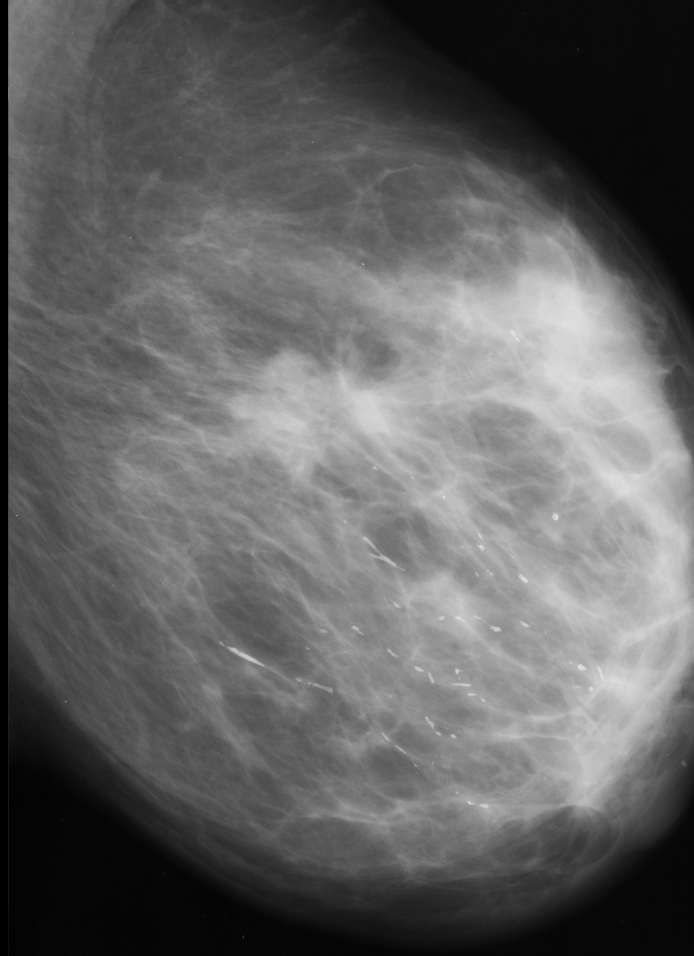
#> input picture envoltoria/mama.png, 694 x 956 px, found by its file name
$ python operadoresMorfologicos.py
#> lines starting #> are read from the running program, lines starting #| are printed output that depends on the picture; after the words box and inside, x2 and y2 are one past the last pixel; in counts of white or black regions, pixels touching at a corner belong together

## Autores: Haziel Albuquerque Netto e Vinicius Zoz

import numpy as np
import cv2
import matplotlib.pyplot as plt

def preprocessarImagem(caminhoImagem):
    """
    Carrega e converte a imagem em escala de cinza.

    Argumentos:
    caminhoImagem: Caminho da imagem a ser pré-processada.

    Retorna:
    img: Imagem pré-processada em escala de cinza.
    """
#> called with caminhoImagem = 'Processamento de Imagem\\mama.png'
    img = cv2.imread(caminhoImagem, cv2.IMREAD_GRAYSCALE)
#> img is the input picture: shape (956, 694); min 0, max 232, mean 98.1
    return img

def desfoqueMediana(img):
    """
    Aplica desfoque mediano na imagem.

    Argumentos:
    img: Imagem de entrada.

    Retorna:
    imgp: Imagem após aplicar desfoque mediano.
    """
    imgp = cv2.medianBlur(img, 3)
    return imgp

def topHatBlackHat(img):
    """
    Aplica operações Top Hat e Black Hat na imagem.

    Argumentos:
    img: Imagem de entrada.

    Retorna:
    imgTratada: Imagem após aplicar as operações.
    topHat: Imagem resultante da operação Top Hat.
    """
    kernel = cv2.getStructuringElement(cv2.MORPH_ELLIPSE, (5, 5))
    topHat = cv2.morphologyEx(img, cv2.MORPH_TOPHAT, kernel)
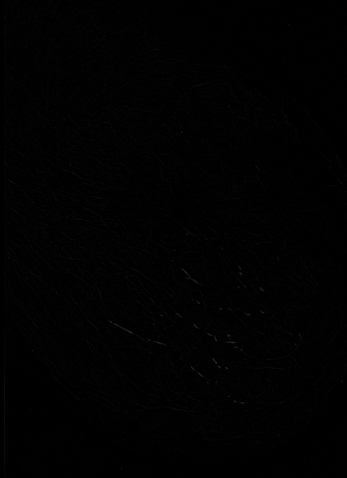
#> topHat: shape (956, 694) (shown at 1/2 size); min 0, max 70, mean 1.2
    erosion = cv2.erode(img, kernel, iterations=2)
    imgTratada = (img + topHat) - erosion
    return imgTratada, topHat

def limiarizacaoMultiplos(topHat):
    """
    Aplica limiarização múltipla na imagem.

    Argumentos:
    topHat: Imagem a ser limiarizada.

    Retorna:
    resultadosTopHat: Lista contendo imagens após a limiarização.
    """
    resultadosTopHat = []
    for limiarTopHat in range(15, 255, 5):
        _, resTopHat = cv2.threshold(topHat, limiarTopHat, 255, cv2.THRESH_BINARY)
        resultadosTopHat.append(resTopHat)
    return resultadosTopHat

def combinarLimiares(resultadosTopHat, imgTratadaBinarizada):
    """
    Combina imagens binarizadas após limiarização.

    Argumentos:
    resultadosTopHat: Lista de imagens binarizadas.
    imgTratadaBinarizada: Imagem binarizada após pós-processamento.

    Retorna:
    combinado: Imagem combinada após a operação.
    """
    combinado = np.zeros_like(imgTratadaBinarizada)
    for resTopHat in resultadosTopHat:
        combinado[(resTopHat == 255) & (imgTratadaBinarizada == 255)] = 255
    return combinado

# [42 lines left out: functions encontrarMaiorContorno, criarMascara, aplicarMascara, not called in this run]

def plotarImagens(imgOriginal, imgProcessada, imgCalcificacoes, valorOtsu):
    """
    Plota as imagens original, processada e com as calcificações detectadas.

    Argumentos:
    imgOriginal: Imagem original.
    imgProcessada: Imagem após processamento.
    imgCalcificacoes: Imagem com as calcificações detectadas.
    """
    fig, axs = plt.subplots(1, 3, figsize=(20, 6), facecolor='gray')

    axs[0].imshow(imgOriginal, cmap='gray')
    axs[0].set_title('Imagem Original')
    axs[0].axis('off')

    axs[1].imshow(imgProcessada, cmap='bone')
    axs[1].set_title('Imagem Processada')
    axs[1].axis('off')

    axs[2].imshow(imgCalcificacoes, cmap='bone')
    axs[2].set_title(f'Calcificações Detectadas (Limiar Otsu = {valorOtsu})')
    axs[2].axis('off')

    fig.suptitle('Análise de Imagens', fontsize=16)
    plt.subplots_adjust(wspace=0.3)

    plt.get_current_fig_manager().window.state('zoomed')

    plt.show()

def main():
    caminhoImagem = "Processamento de Imagem\\mama.png"
    ##caminhoImagem = "Processamento de Imagem\\mama2.png"
    ##caminhoImagem = "Processamento de Imagem\\mama2.jpeg"

    # Pré-processamento
    img = preprocessarImagem(caminhoImagem)
    imgTratada, topHat = topHatBlackHat(img)

    # Detecção de bordas
    otsu, imgTratadaBinarizada = cv2.threshold(topHat, 0, 255, cv2.THRESH_BINARY + cv2.THRESH_OTSU)
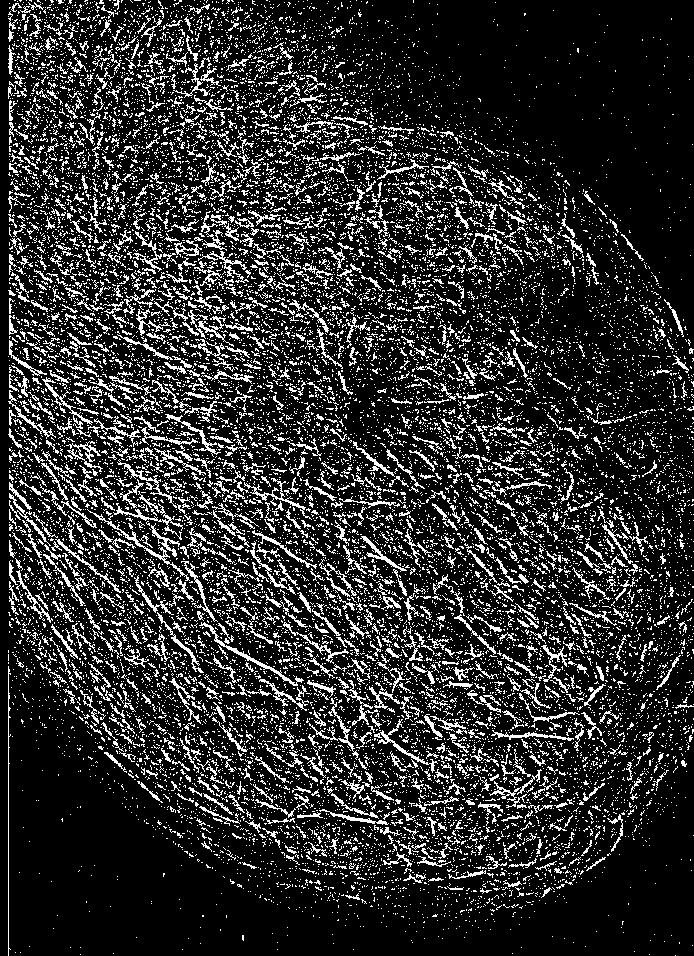
#> imgTratadaBinarizada: shape (956, 694); 17.6% white in thin lines or dots
#> otsu = 2
    if otsu < 15:
        otsu, imgTratadaBinarizada = cv2.threshold(topHat, 15, 255, cv2.THRESH_BINARY)
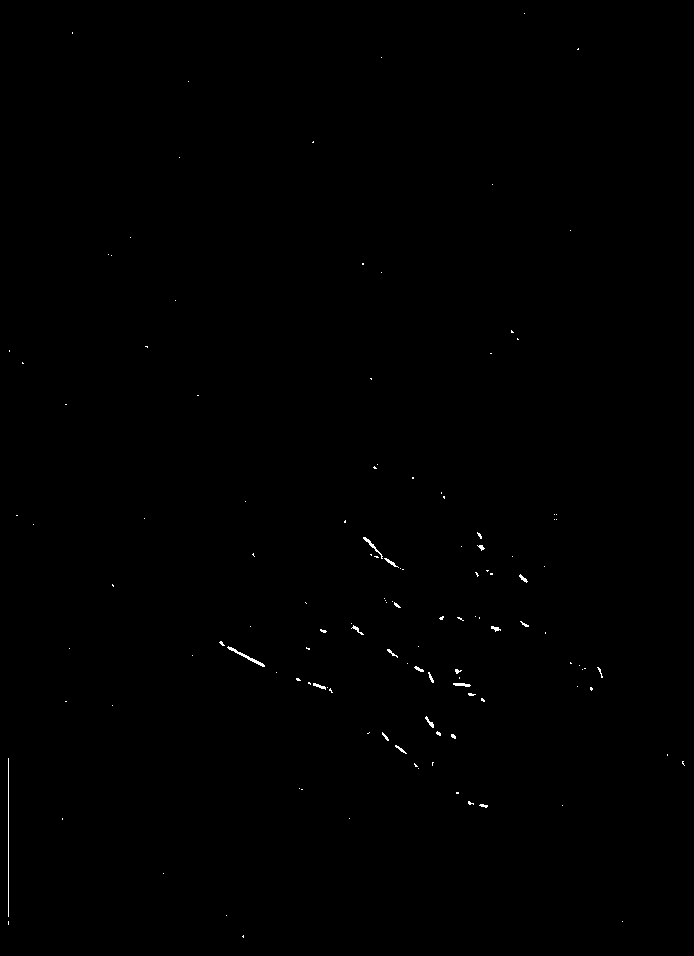
#> imgTratadaBinarizada: shape (956, 694); 0.19% white in thin lines or dots

    # Limiarização com múltiplos limiares
    resultadosLimiarizacao = limiarizacaoMultiplos(imgTratada)
#> the loop in limiarizacaoMultiplos, `for limiarTopHat in range(15, 255, 5):` made 48 passes
#> pass 1, in limiarizacaoMultiplos, `_, resTopHat = cv2.threshold(topHat, limiarTopHat, 255, cv2.THRESH_BIN..`:
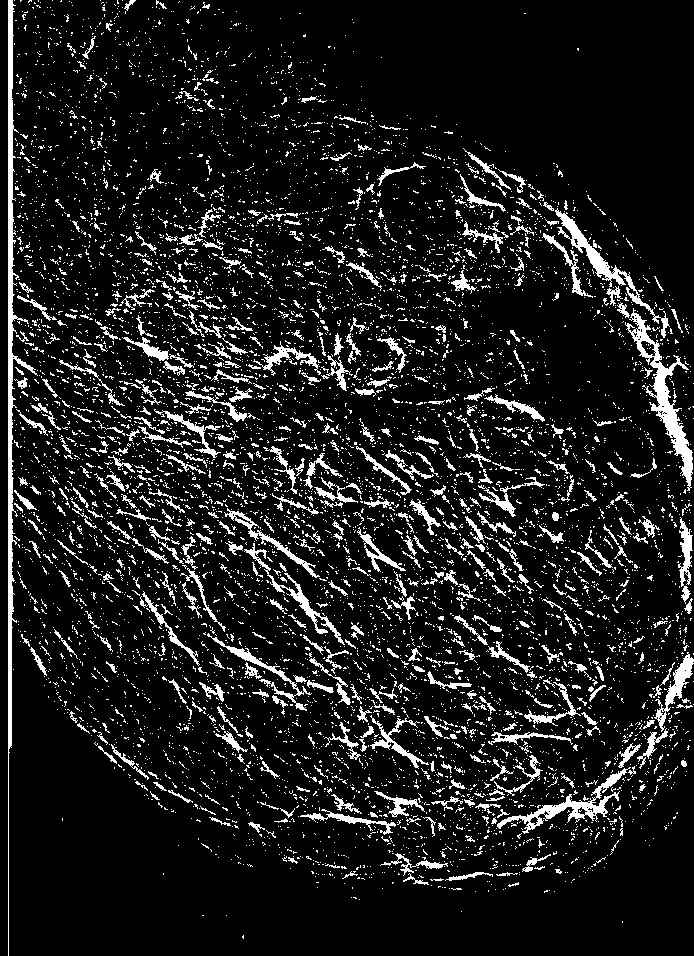
#> resTopHat: shape (956, 694); 10.9% white; 7720 white regions (7155 under 20 px), largest, box (x1, y1, x2, y2) and area: (8, 0, 38, 956) 3991, (625, 308, 693, 491) 2416, (497, 767, 631, 834) 1477
#> pass 2, in limiarizacaoMultiplos, `_, resTopHat = cv2.threshold(topHat, limiarTopHat, 255, cv2.THRESH_BIN..`:
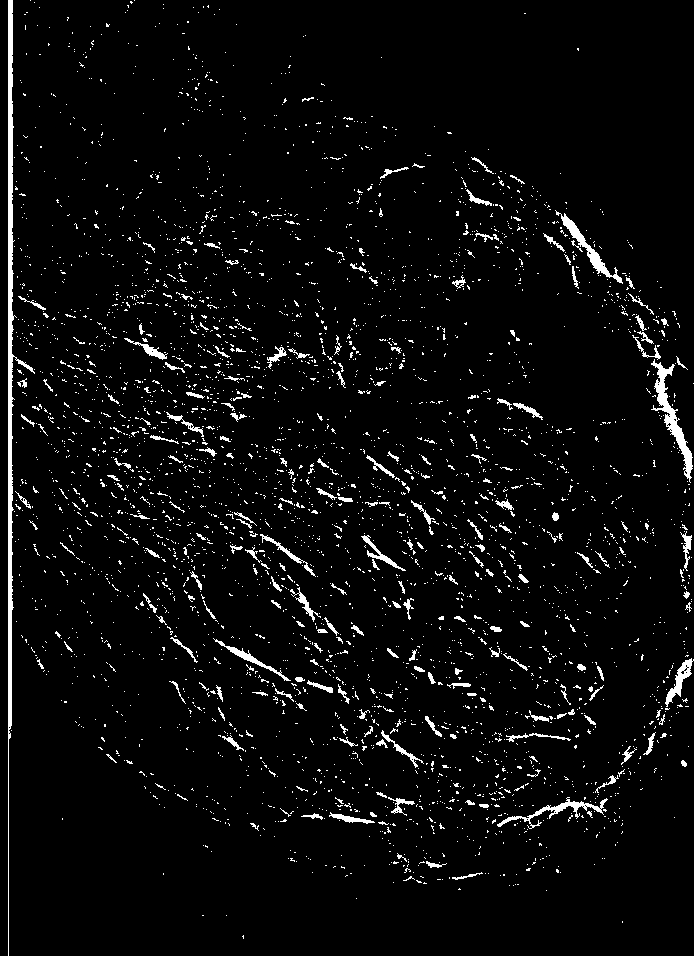
#> resTopHat: shape (956, 694); 4.2% white; 3812 white regions (3598 under 20 px), largest, box (x1, y1, x2, y2) and area: (8, 0, 35, 956) 3600, (651, 359, 693, 483) 1130, (555, 210, 623, 284) 682
#> pass 3, in limiarizacaoMultiplos, `_, resTopHat = cv2.threshold(topHat, limiarTopHat, 255, cv2.THRESH_BIN..`:
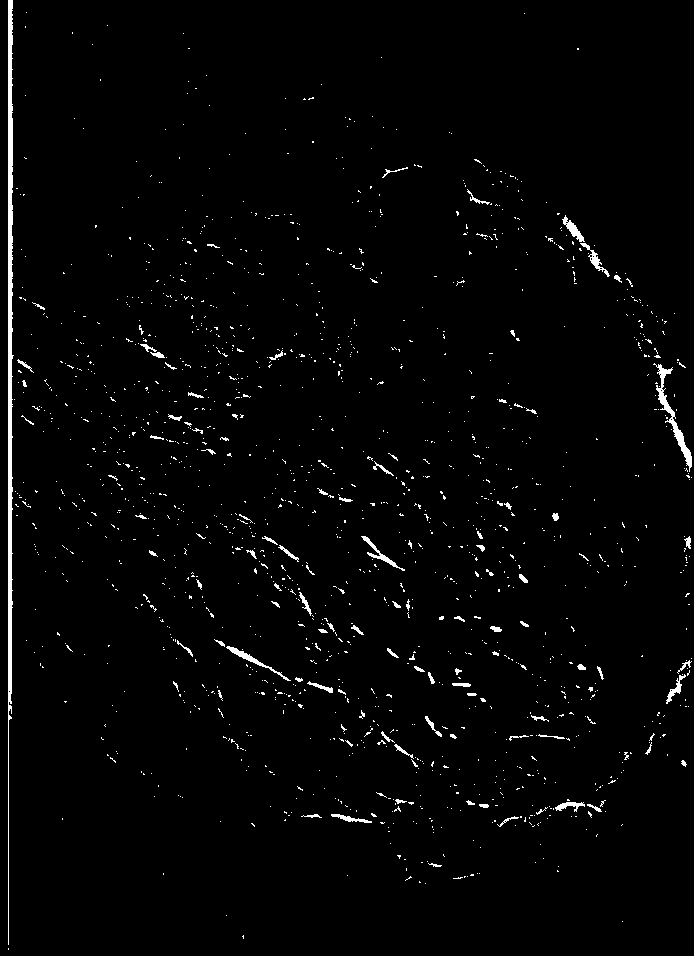
#> resTopHat: shape (956, 694); 1.9% white; 1534 white regions (1438 under 20 px), largest, box (x1, y1, x2, y2) and area: (8, 0, 14, 945) 3279, (653, 363, 692, 472) 677, (226, 646, 291, 681) 266
#> after the loop in limiarizacaoMultiplos, `for limiarTopHat in range(15, 255, 5):`: resultadosTopHat = 48 items
#> resultadosLimiarizacao = 48 items
    combinado = combinarLimiares(resultadosLimiarizacao, imgTratadaBinarizada)
#> the loop in combinarLimiares, `for resTopHat in resultadosTopHat:` made 48 passes

    # Pós-processamento
    imagemFinal = desfoqueMediana(combinado)
#> in desfoqueMediana, `imgp = cv2.medianBlur(img, 3)`:
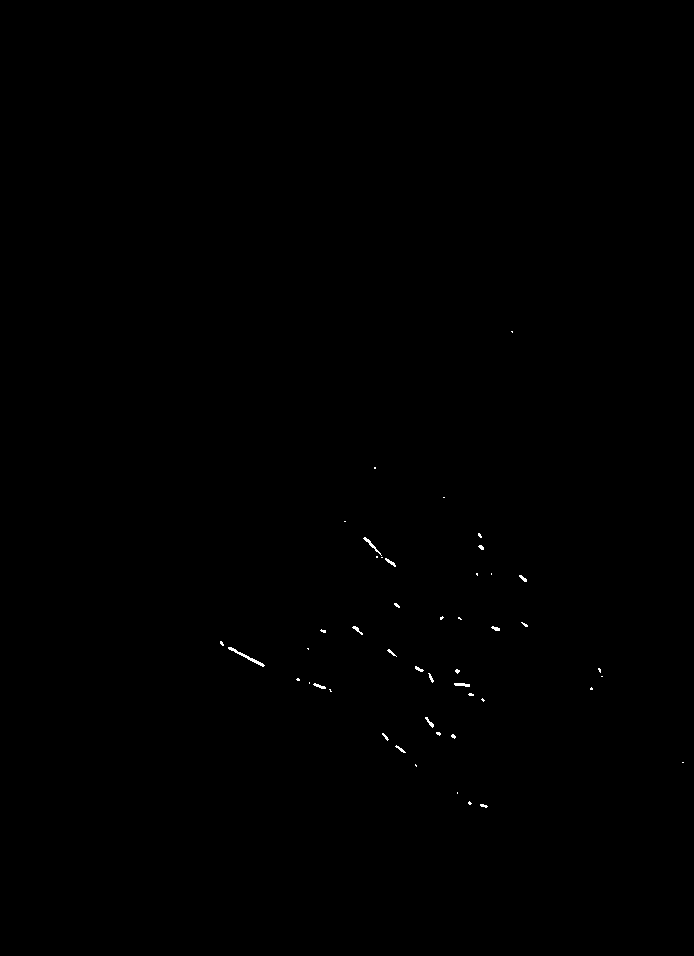
#> imgp: shape (956, 694); 0.12% white in thin lines or dots, all inside (x1, y1, x2, y2) = (220, 331, 684, 808)

    plotarImagens(img, imgTratada, imagemFinal, otsu)

main()

$ run again, with envoltoria/mama2.png copied over envoltoria/mama.png
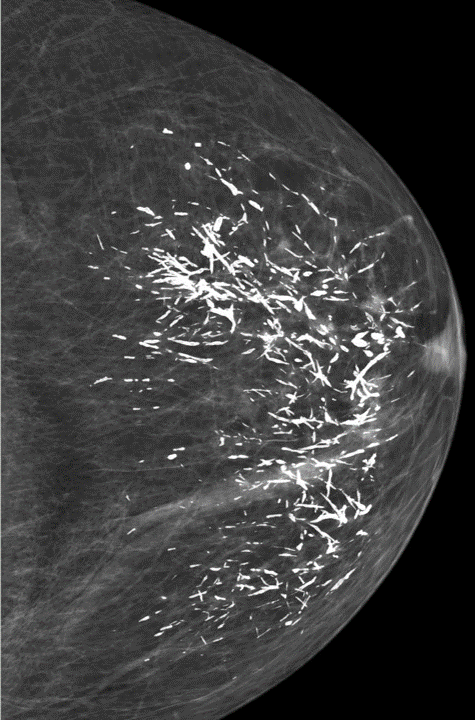
#> input picture envoltoria/mama2.png, 475 x 720 px, found by its file name
#> in main, `otsu, imgTratadaBinarizada = cv2.threshold(topHat, 0, 255, cv2.THRESH_..`:
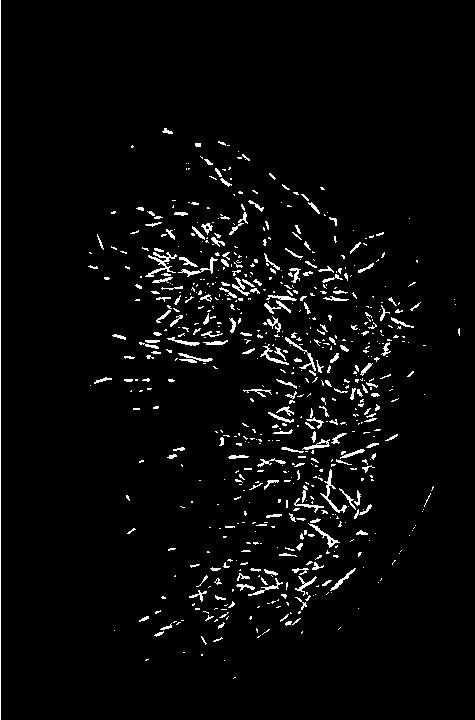
#> imgTratadaBinarizada: shape (720, 475); 3.5% white in thin lines or dots
#> otsu = 56
#> after the loop in limiarizacaoMultiplos, `for limiarTopHat in range(15, 255, 5):`: resultadosTopHat = 48 items
#> the loop in combinarLimiares, `for resTopHat in resultadosTopHat:` made 48 passes
#> in desfoqueMediana, `imgp = cv2.medianBlur(img, 3)`:
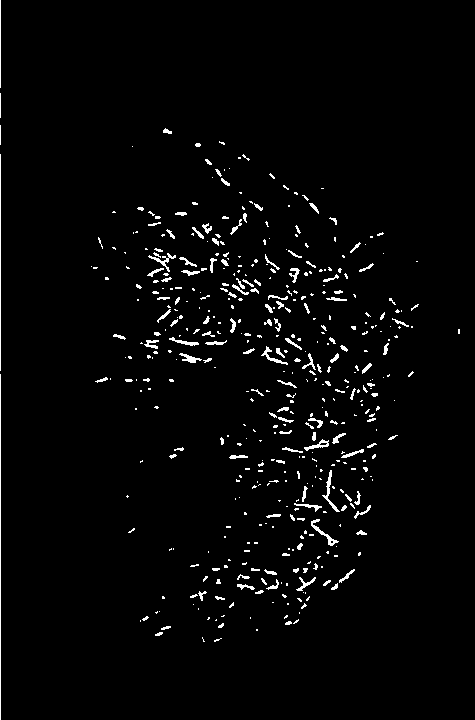
#> imgp: shape (720, 475); 2.5% white in thin lines or dots

$ run again, with envoltoria/mama2.jpeg saved as envoltoria/mama.png
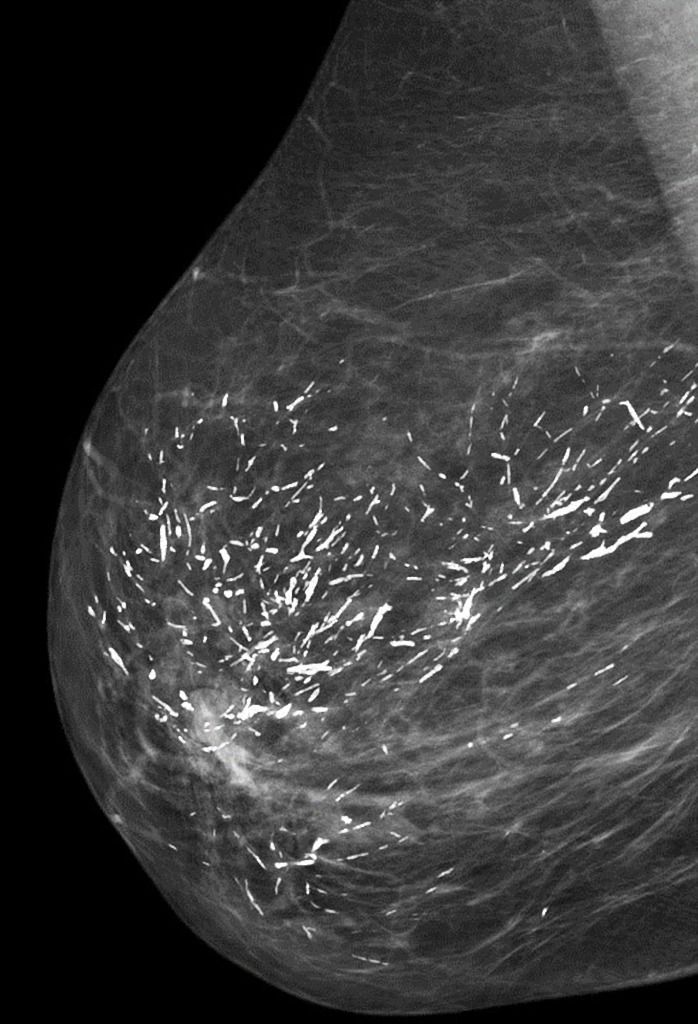
#> input picture envoltoria/mama2.jpeg, 698 x 1024 px, found by its file name
#> in main, `otsu, imgTratadaBinarizada = cv2.threshold(topHat, 0, 255, cv2.THRESH_..`:
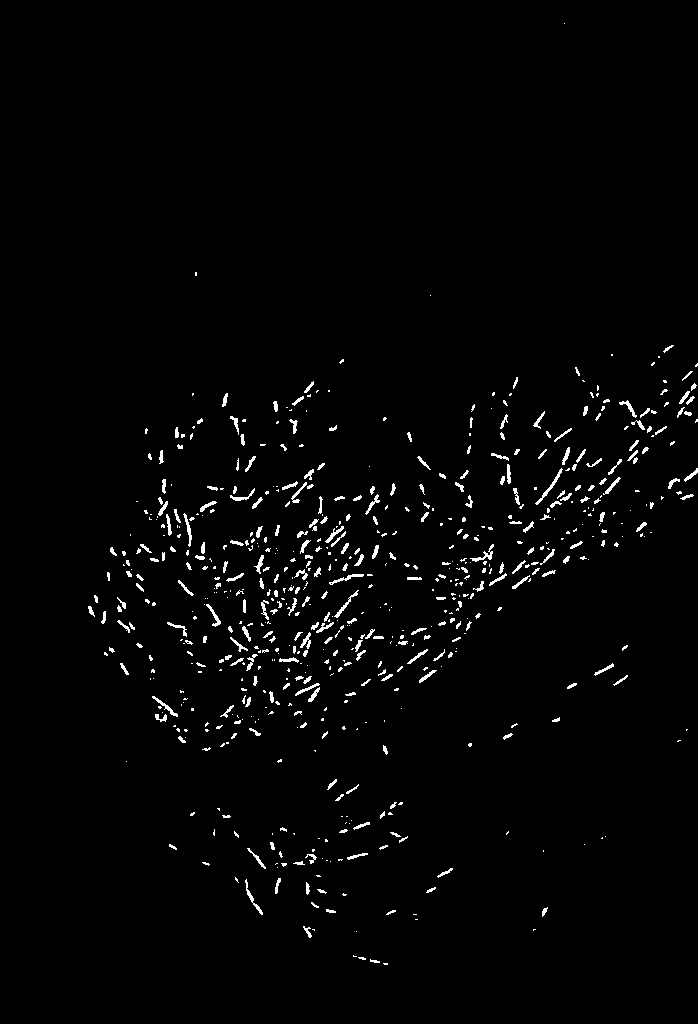
#> imgTratadaBinarizada: shape (1024, 698); 1.9% white in thin lines or dots, all inside (x1, y1, x2, y2) = (88, 23, 698, 965)
#> otsu = 48
#> after the loop in limiarizacaoMultiplos, `for limiarTopHat in range(15, 255, 5):`: resultadosTopHat = 48 items
#> the loop in combinarLimiares, `for resTopHat in resultadosTopHat:` made 48 passes
#> in desfoqueMediana, `imgp = cv2.medianBlur(img, 3)`:
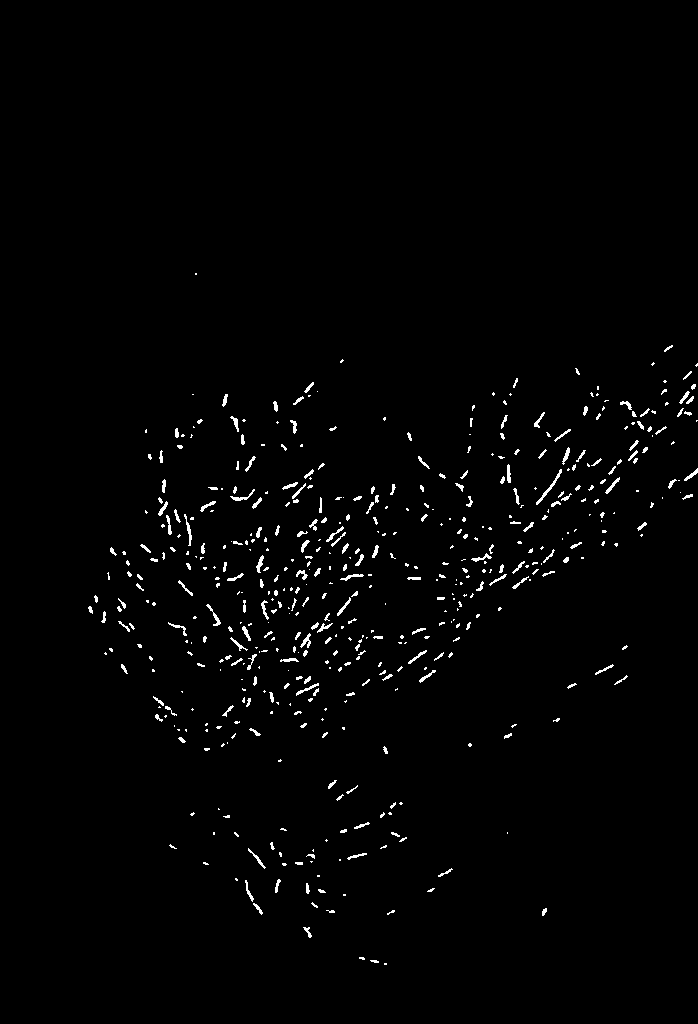
#> imgp: shape (1024, 698); 1.4% white in thin lines or dots, all inside (x1, y1, x2, y2) = (88, 273, 698, 965)
